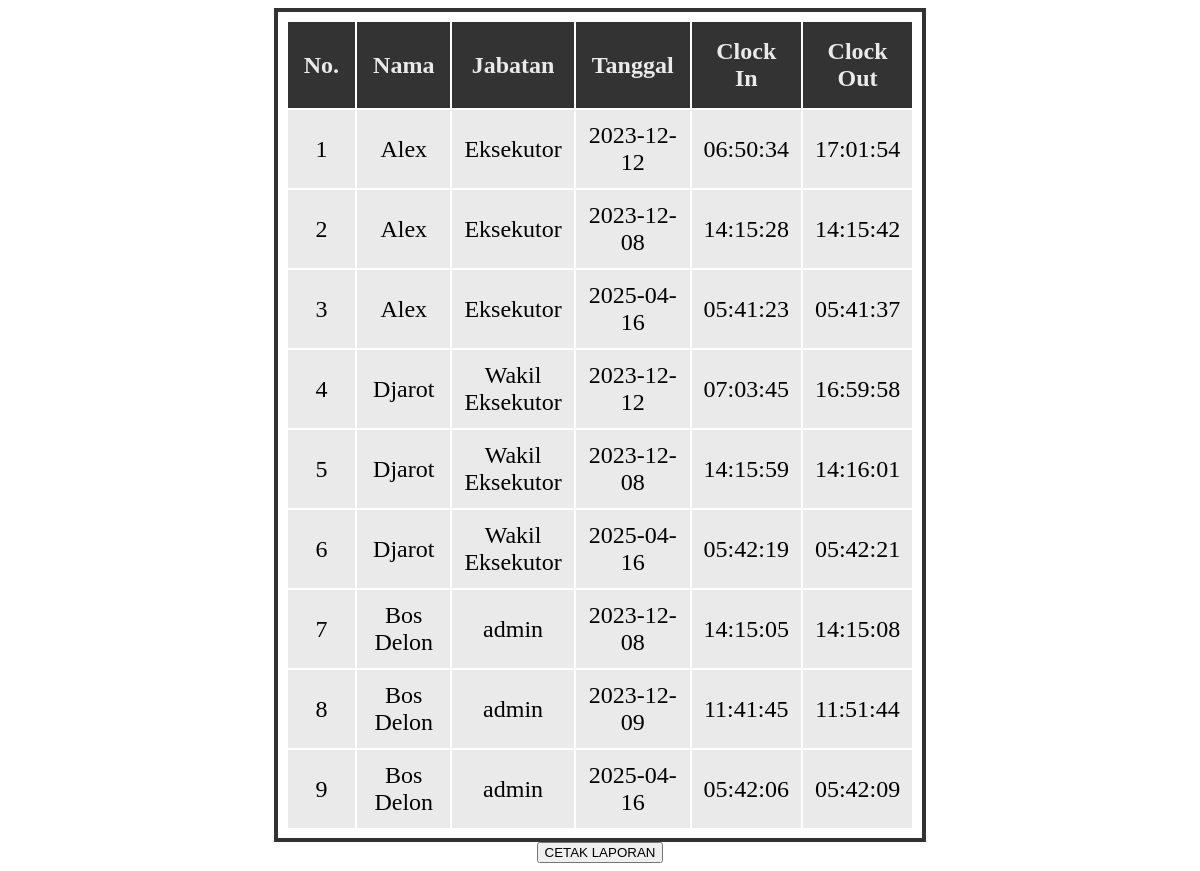
The page /dashboard/index-admin.php on the database its author committed.
### tables this page shows
CREATE TABLE `absensi` (
  `id` int NOT NULL,
  `user_id` int NOT NULL,
  `tanggal` varchar(255) DEFAULT NULL,
  `jam_masuk` varchar(255) DEFAULT NULL,
  `jam_keluar` varchar(255) DEFAULT NULL
);

CREATE TABLE `users` (
  `id` int NOT NULL,
  `user_id` int NOT NULL,
  `password` varchar(255) NOT NULL,
  `nama_lengkap` varchar(255) NOT NULL,
  `role` varchar(255) NOT NULL
);

### dashboard/index-admin.php (the view, shortened to what this page needs)
<!DOCTYPE html>
<html lang="en">
<head>
    <link rel="stylesheet" href="style-dashboard.css"/>
</head>
<body>
    <div>
        <table class="table">
            <tr class="tr">
                <th class="th">No.</th>
                <th class="th">Nama</th>
                <th class="th">Jabatan</th>
                <th class="th">Tanggal</th>
                <th class="th">Clock In</th>
                <th class="th">Clock Out</th>
            </tr>
            <?php
            include("../connection.php");
            $sql = "SELECT * FROM users JOIN absensi ON users.user_id = absensi.user_id";
            $result = $db->query($sql);
            $no = 1;
            while($data = $result->fetch_assoc()) {
                echo "<tr class='tr'>";
                echo "<td class='td'>" . $no++ . "</td>";
                echo "<td class='td'>" . $data['nama_lengkap'] . "</td>";
                echo "<td class='td'>" . $data['role'] . "</td>";
                echo "<td class='td'>" . $data['tanggal'] . "</td>";
                echo "<td class='td'>" . $data['jam_masuk'] . "</td>";
                echo "<td class='td'>" . $data['jam_keluar'] . "</td>";
                echo "</tr>";
            }
            ?>
        </table>
    </div>
    <div style="display: flex; justify-content: center; align-items: center;">
    <button style="text-align: center;" onclick="window.print()">CETAK LAPORAN</button>
    </div>
</body>
</html>

### dashboard/style-dashboard.css (style rules this page uses)
.table { border: 4px solid #333; padding: 8px; font-size: 24px; width: 50%; margin: 0 auto; }
.tr { background-color: #333; color: #eaeaea; text-align: center; }
.th { padding: 16px; width: 10%; }
.td { background-color: #eaeaea; color: black; padding: 12px; }

### rows shown on the page
absensi: users.nama_lengkap "Alex", users.role "Eksekutor", tanggal "2023-12-12", jam_masuk "06:50:34", jam_keluar "17:01:54"
absensi: users.nama_lengkap "Alex", users.role "Eksekutor", tanggal "2023-12-08", jam_masuk "14:15:28", jam_keluar "14:15:42"
absensi: users.nama_lengkap "Alex", users.role "Eksekutor", tanggal "2025-04-16", jam_masuk "05:41:23", jam_keluar "05:41:37"
absensi: users.nama_lengkap "Djarot", users.role "Wakil Eksekutor", tanggal "2023-12-12", jam_masuk "07:03:45", jam_keluar "16:59:58"
absensi: users.nama_lengkap "Djarot", users.role "Wakil Eksekutor", tanggal "2023-12-08", jam_masuk "14:15:59", jam_keluar "14:16:01"
absensi: users.nama_lengkap "Djarot", users.role "Wakil Eksekutor", tanggal "2025-04-16", jam_masuk "05:42:19", jam_keluar "05:42:21"
absensi: users.nama_lengkap "Bos Delon", users.role "admin", tanggal "2023-12-08", jam_masuk "14:15:05", jam_keluar "14:15:08"
absensi: users.nama_lengkap "Bos Delon", users.role "admin", tanggal "2023-12-09", jam_masuk "11:41:45", jam_keluar "11:51:44"
absensi: users.nama_lengkap "Bos Delon", users.role "admin", tanggal "2025-04-16", jam_masuk "05:42:06", jam_keluar "05:42:09"
